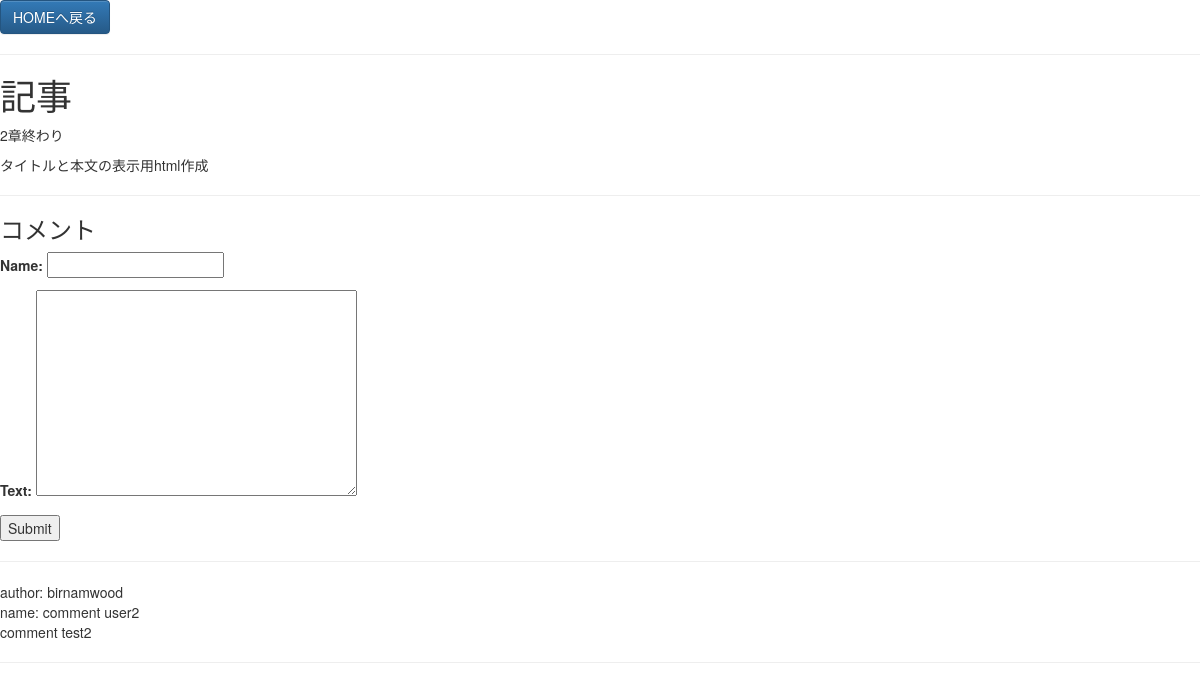
Screenshot of /article/2/ with the database file from the repository.
### blog/models.py (models this page shows, shortened)
class Post(models.Model):
  author = models.ForeignKey('auth.User', on_delete=models.CASCADE)
  title = models.CharField(max_length=200)
  text = models.TextField()
  created_date = models.DateTimeField(default=timezone.now)
  published_date = models.DateTimeField(blank=True, null=True)
  live = models.BooleanField(default=False)
  class Meta:  #メタクラス。順番をcreated_dateの降順にしている
      ordering = ['-created_date']
  def __str__(self):  #デフォルト
    return self.title

class Comment(models.Model):
  post = models.ForeignKey('Post', on_delete=models.CASCADE)
  author = models.ForeignKey('auth.User', on_delete=models.CASCADE)
  name = models.CharField(max_length=200)
  text = models.TextField()
  created_date = models.DateTimeField(default=timezone.now)
  class Meta:
    ordering = ['-created_date']

### blog/views.py (the view)
# urls.py: path('article/<int:pk>/', views.article, name='article'),
def article(request, pk):
  article = Post.objects.get(id=pk)
  comments = Comment.objects.filter(post=article)
  if request.method == "POST":
    form = forms.CommentForm(request.POST)
    if form.is_valid():
      comment = form.save(commit=False)
      comment.post = article
      comment.author = request.user
      comment.save()
  else:
    form = forms.CommentForm()
  print(article)
  return render(request, 'blog/article.html',{
     'article': article,
     'form': form,
     'comments': comments
     })

### blog/forms.py
class CommentForm(forms.ModelForm):
  class Meta:
    model = models.Comment
    fields = ('name', 'text',)

### blog/templates/blog/article.html (shortened to what this page needs)
<html>
  <head>
    <link rel="stylesheet" href="//maxcdn.bootstrapcdn.com/bootstrap/3.2.0/css/bootstrap.min.css">
    <link rel="stylesheet" href="//maxcdn.bootstrapcdn.com/bootstrap/3.2.0/css/bootstrap-theme.min.css">
  </head>
  <body>
    <a href="{% url 'blog:post_list' %}" class="btn btn-primary">HOMEへ戻る</a>
    <hr>
    <h1>記事</h1>
    <p>{{ article.title }}</p>
    <p>{{ article.text|linebreaksbr }}</p>
    <hr>
    <div>
      <h3>コメント</h3>
      <form method="post" action="">
        {{ form.as_p }}
        <input type="submit">
      </form>
      <hr>
      {% for comment in comments %}
        author: {{ comment.author }}<br>
        name: {{ comment.name }}<br>
        {{ comment.text}}<br>
          <hr>
      {% endfor %}
    </div>
  </body>
</html>

### rows the page displays
Post: title "2章終わり", text "タイトルと本文の表示用html作成"
Comment: author "birnamwood", name "comment user2", text "comment test2"
